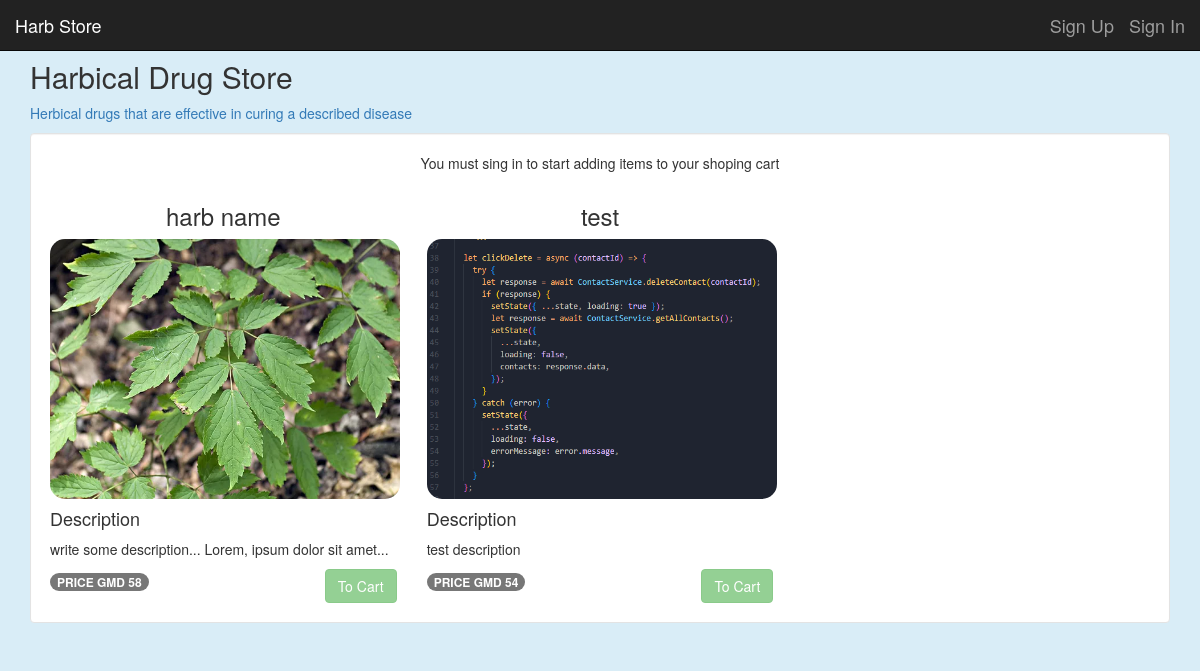
The page / on the database its author committed.
### tables this page shows
CREATE TABLE `herbs` (
  `id` int(11) NOT NULL,
  `name` varchar(25) NOT NULL,
  `remedy` varchar(100) NOT NULL,
  `price` varchar(10) NOT NULL,
  `descr` text NOT NULL,
  `photo_url` varchar(255) NOT NULL,
  `featured` tinyint(4) NOT NULL DEFAULT 0,
  `deleted` tinyint(4) NOT NULL DEFAULT 0
);

### core/helpers/func.php (called while the page is built, shortened)
<?php
function substrwords($text, $maxchar, $end = '...')
{
    if (strlen($text) > $maxchar || $text == '') {
        $words = preg_split('/\s/', $text);
        $output = '';
        $index      = 0;
        while (1) {
            $length = strlen($output) + strlen($words[$index]);
            if ($length > $maxchar) {
                break;
            } else {
                $output .= " " . $words[$index];
                ++$index;
            }
        }
        $output .= $end;
    } else {
        $output = $text;
    }
    return $output;
}

### index.php (the view)
<?php
require_once $_SERVER['DOCUMENT_ROOT'] . './harbStore/core/connection/init.php';
include(ROOT . DS . 'nav.php');
$featured = $db->query("SELECT * FROM `herbs` WHERE `featured` = '1' AND `deleted` != '1'");
?>
<br><br>
<div class="container-fuid">
    <div class="container">
        <h2 class="text-secondary">Harbical Drug Store</h2>
        <p class="text-primary">Herbical drugs that are effective in curing a described disease</p>
        <div class="col">
            <div class="grid">
                <div class="well" style="background-color: #fff;">
                    <p class="text-center">You must sing in to start adding items to your shoping cart</p>
                    <div class="row">
                        <?php while ($ftr = mysqli_fetch_assoc($featured)) : ?>
                            <div class="col-md-4">
                                <h3 class="text-center fst-bold"><?= $ftr['name'] ?></h3>
                                <div>
                                    <img class="herb-img-detail" src="<?= PROOT . 'app/' . $ftr['photo_url'] ?>" alt="">
                                </div>
                                <div>
                                    <h4>Description</h4>
                                    <p><?= substrwords($ftr['descr'], 60) ?></p>
                                    <div><span class="badge">PRICE GMD <?= $ftr['price'] ?></span><a href="" class="btn btn-success pull-right" disabled>To Cart</a>
                                    </div>
                                </div>
                            </div>
                        <?php endwhile; ?>
                    </div>
                </div>
            </div>
        </div>
    </div>
</div>
<?php require_once(ROOT . DS . "core" . DS . "resource" . DS . "script.php");

### css/main.css (style rules this page uses)
img.herb-img-detail { width: 35rem; height: 26rem; border-radius: 15px; align-content: center; align-items: center; display: flex; flex-direction: column; margin: 0 auto; }

### rows shown on the page
herbs: name "harb name", photo_url (picture), descr "write some description... Lorem, ipsum dolor sit amet...", price "58"
herbs: name "test", photo_url (picture), descr "test description", price "54"
